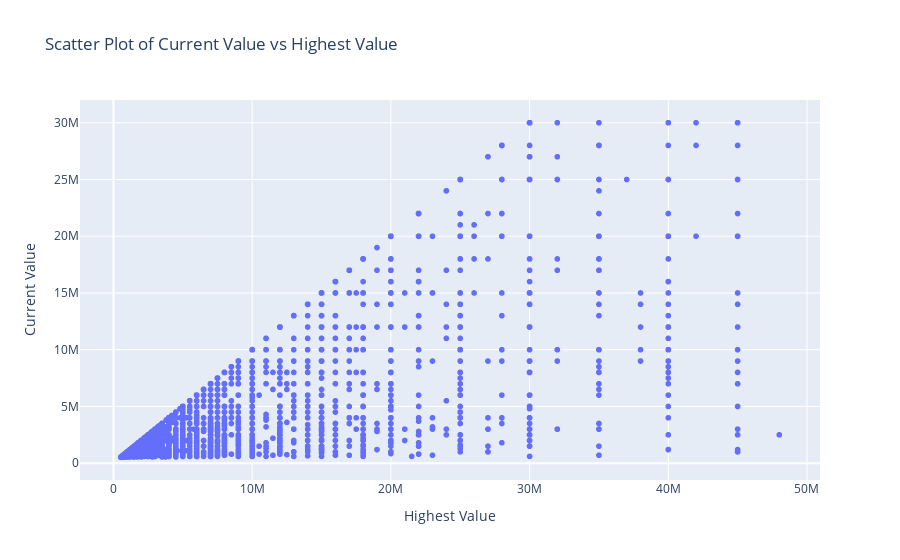

The cell this chart's notebook holds for it:
### Markdown cell above
### This plot shows a strong relationship between the current value and the highest value, as well as a clustering of points at lower values.

### Code cell
# scatter to show relation between highest_value and current_value
fig = px.scatter(player, x='highest_value', y='current_value', 
                 title='Scatter Plot of Current Value vs Highest Value',
                 labels={'highest_value': 'Highest Value', 'current_value': 'Current Value'})
fig.show()

### Figure 1 — Plotly figure (JSON) as saved in the notebook; plotly's stock layout.template omitted (floating-point values rounded to 4 significant figures; data arrays with more than 128 entries replaced by an {"elided": "..."} marker saying what was removed)
{"data": [{"hovertemplate": "Highest Value=%{x}<br>Current Value=%{y}<extra></extra>", "legendgroup": "", "marker": {"color": "#636efa", "symbol": "circle"}, "mode": "markers", "name": "", "showlegend": false, "type": "scattergl", "x": {"elided": "5798 int values"}, "xaxis": "x", "y": {"elided": "5798 int values"}, "yaxis": "y"}], "layout": {"legend": {"tracegroupgap": 0}, "title": {"text": "Scatter Plot of Current Value vs Highest Value"}, "xaxis": {"anchor": "y", "domain": [0, 1], "title": {"text": "Highest Value"}}, "yaxis": {"anchor": "x", "domain": [0, 1], "title": {"text": "Current Value"}}}}
